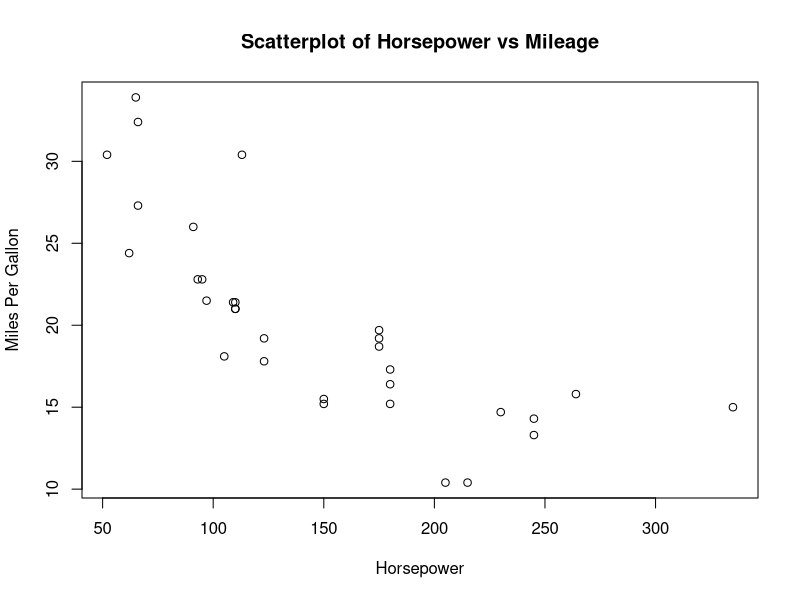
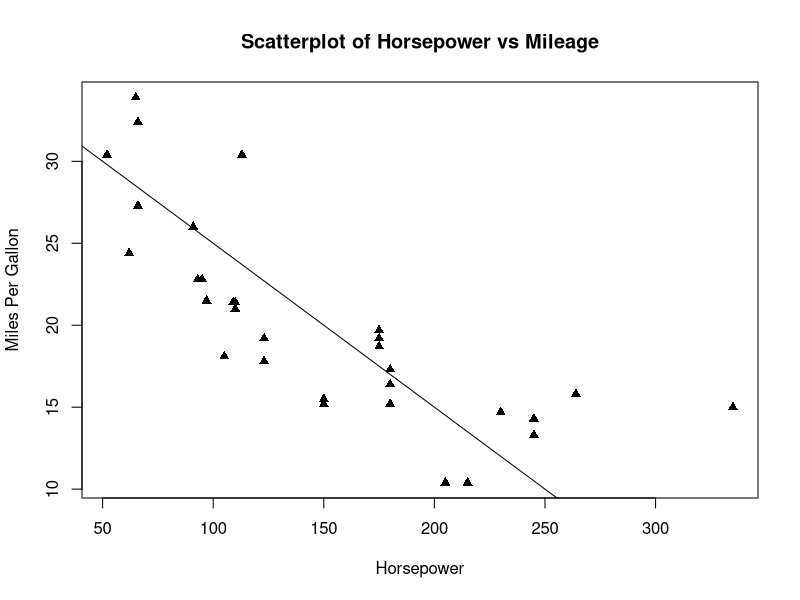
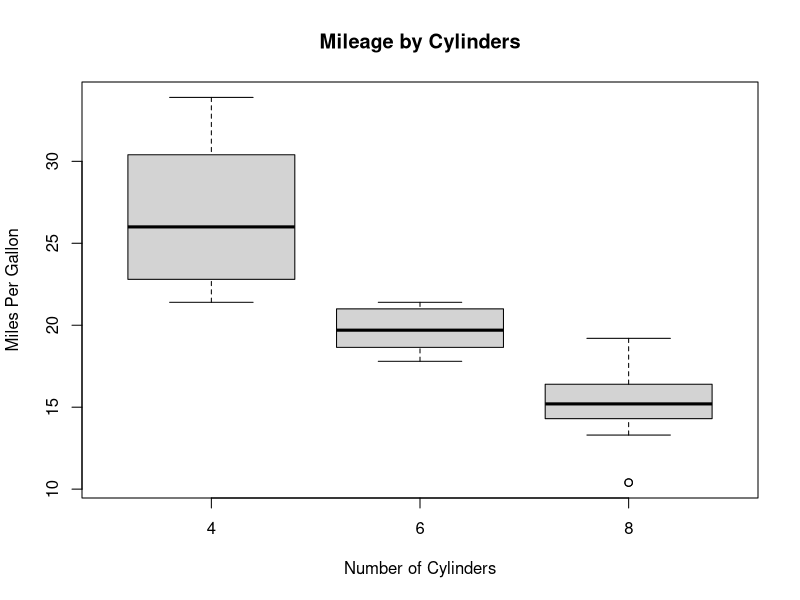
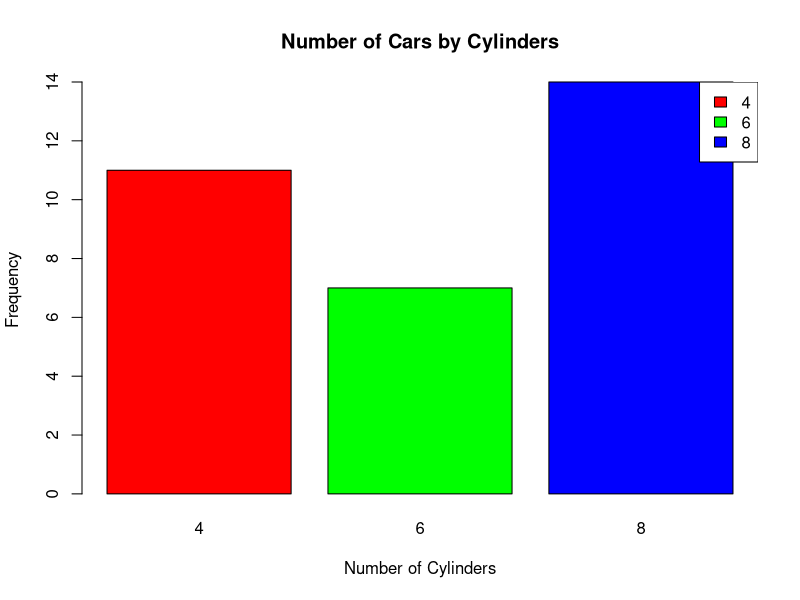
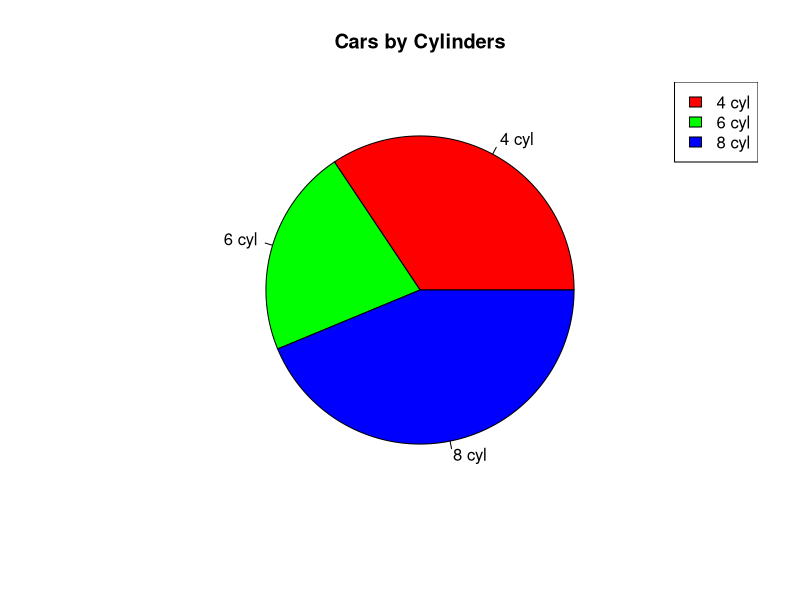

Recreate these plots in R, in order.
## ---- chunk 1
plot(mtcars$hp, mtcars$mpg, 
     main="Scatterplot of Horsepower vs Mileage",
     xlab="Horsepower", ylab="Miles Per Gallon")
## ---- chunk 2
plot(mtcars$hp, mtcars$mpg, pch = 17,
     main="Scatterplot of Horsepower vs Mileage",
     xlab="Horsepower", ylab="Miles Per Gallon")
abline(a = 35, b = -0.1) # intercept and slope
## ---- chunk 3
boxplot(mpg ~ cyl, data=mtcars, 
        main="Mileage by Cylinders",
        xlab="Number of Cylinders",
        ylab="Miles Per Gallon")
## ---- chunk 4
barplot(table(mtcars$cyl), 
        main="Number of Cars by Cylinders",
        xlab="Number of Cylinders",
        ylab="Frequency", col=c("red","green","blue"))
legend("topright", legend=c("4", "6", "8"), fill=c("red","green","blue"))
## ---- chunk 5
pie(table(mtcars$cyl), 
    labels = c("4 cyl", "6 cyl", "8 cyl"),
    col=c("red","green","blue"),
    main="Cars by Cylinders")
legend("topright", c("4 cyl", "6 cyl", "8 cyl"), fill=c("red", "green", "blue"))
